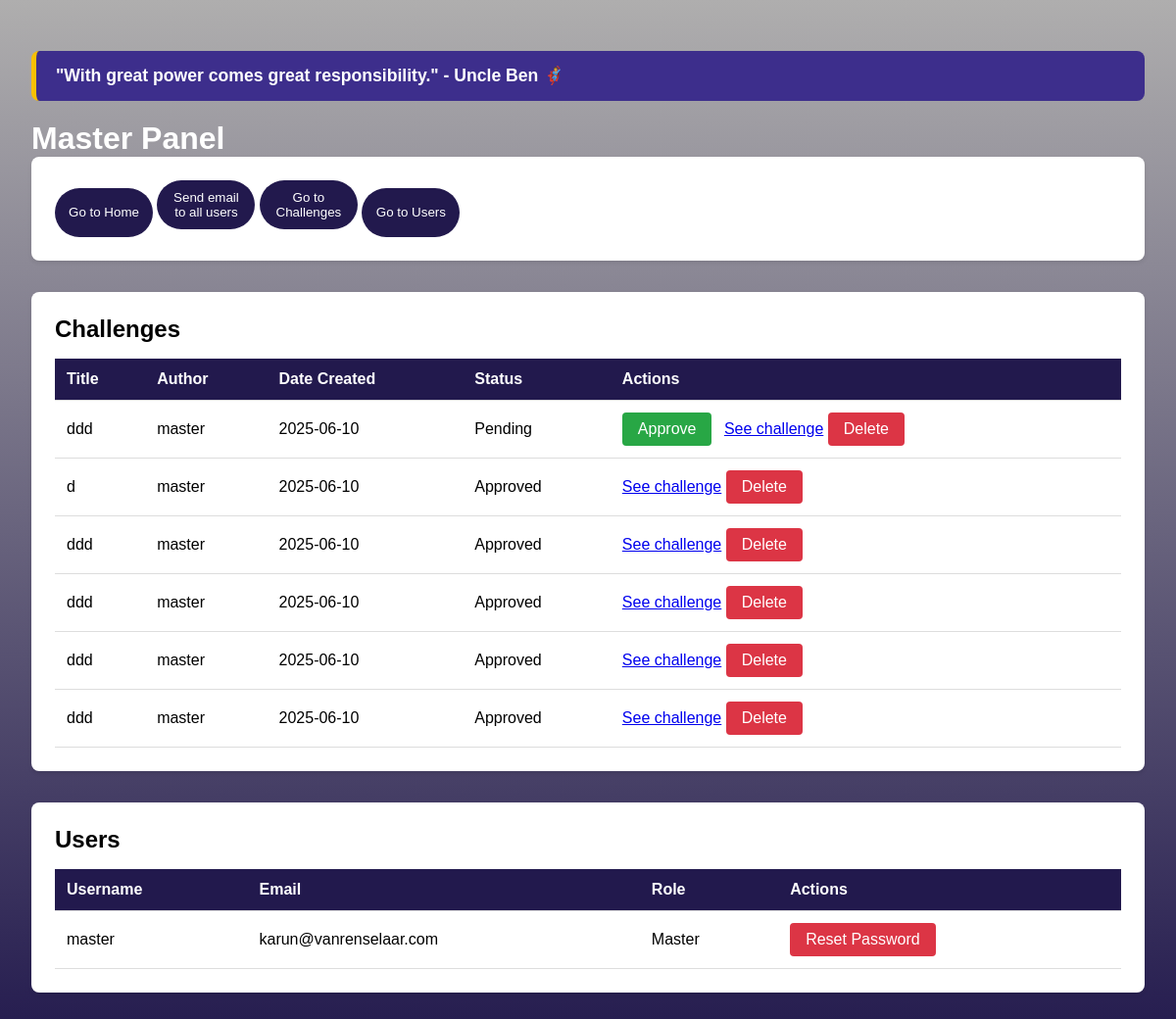
Page /admin (signed in) on the earlier database version.
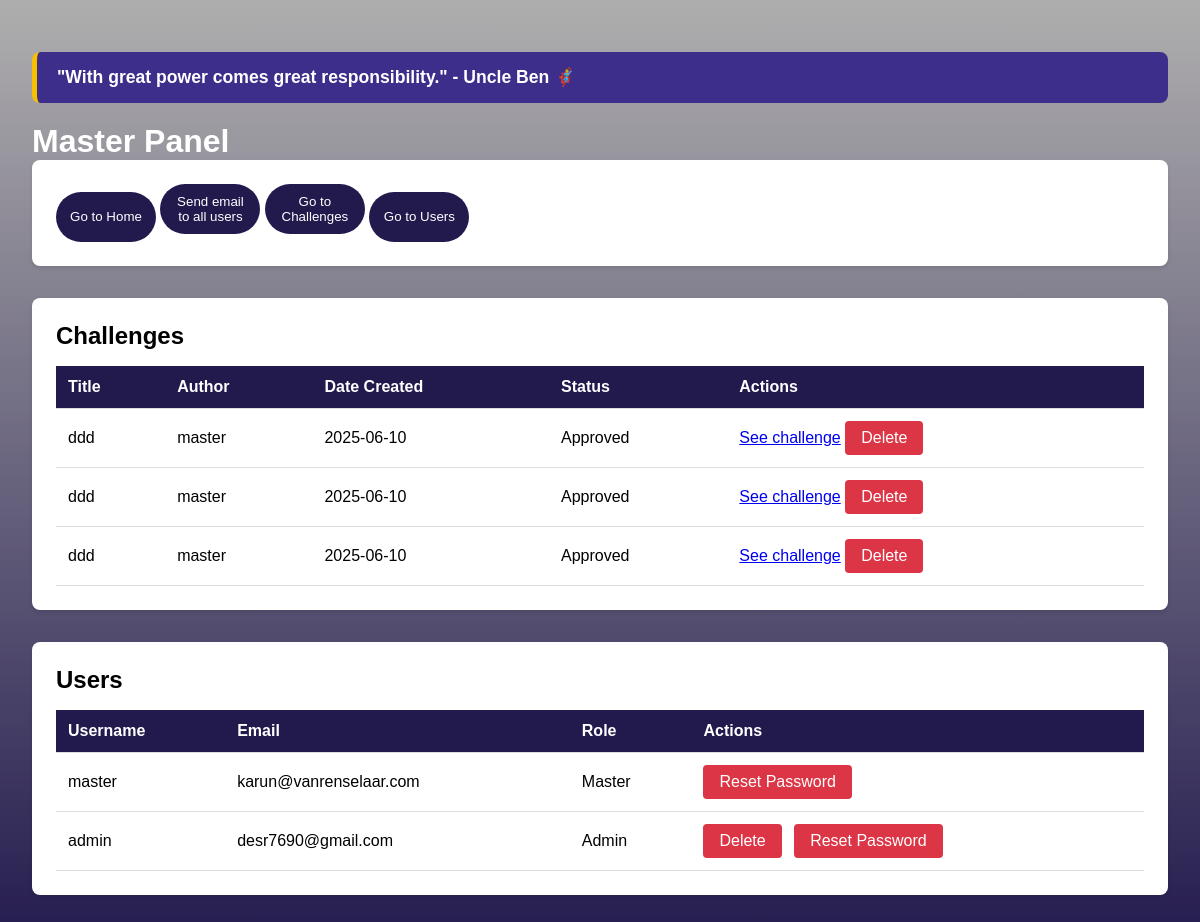
Same page on the later database version.
### models.py (models this page shows, shortened)
class Todo(db.Model):
    id = db.Column(db.Integer, primary_key=True)
    date_created = db.Column(db.DateTime(timezone=True), default=lambda: datetime.now(timezone.utc))
    likes = db.Column(db.Integer, default=0)
    name = db.Column(db.String(100), nullable=False)
    title = db.Column(db.String(100), nullable=False)
    main_question = db.Column(db.String(200), nullable=False)
    sub_questions = db.Column(db.String(500), nullable=False)
    description = db.Column(db.Text, nullable=False)
    end_product = db.Column(db.Text, nullable=False)
    category = db.Column(db.String(50), nullable=False)
    image = db.Column(db.String(100), nullable=True)
    approved = db.Column(db.Boolean, default=False)
    author_id = db.Column(db.Integer, db.ForeignKey('user.id'), nullable=False)

class User(UserMixin, db.Model):
    id = db.Column(db.Integer, primary_key=True)
    username = db.Column(db.String(80), unique=True, nullable=False)
    email = db.Column(db.String(120), unique=True, nullable=False)
    password_hash = db.Column(db.String(128))
    is_admin = db.Column(db.Boolean, default=False)
    is_master = db.Column(db.Boolean, default=False)
    challenges = db.relationship('Todo', backref='author', lazy=True, cascade='all, delete-orphan')
    reset_token = db.Column(db.String(128), nullable=True)
    reset_token_expiration = db.Column(db.DateTime(timezone=True), nullable=True)

### app.py (the view, shortened to what this page needs)
@app.route('/admin')
@login_required
def admin():
    if current_user.is_master or current_user.is_admin:
        challenges = Todo.query.all()
        users = User.query.all()
        return render_template('admin.html', challenges=challenges, users=users)

### app.py (called while the page is built)
@login_manager.user_loader
def load_user(user_id):
    return User.query.get(int(user_id))

### templates/admin.html (shortened to what this page needs)
{% extends 'base.html' %} {% block head %} {{ super() }}
<link
  rel="stylesheet"
  href="{{ url_for('static', filename='css/admin.css') }}"
/>
{% endblock %} {% block body %}
<div class="admin-container">
  {% if current_user.is_authenticated and (current_user.is_admin or current_user.is_master) %}
  <div class="admin-message">
    <p>"With great power comes great responsibility." - Uncle Ben 🦸‍♂️</p>
  </div>
  {% endif %}
  {% if current_user.is_master %}
  <h1>Master Panel</h1>
  {% endif %}
  <div class="section">
  <button class="btn">
    <a href="{{ url_for('index') }}">Go to Home</a>
  </button>
  <button class="btn">
    <a href="{{url_for('admin_email')}}">Send email to all users</a>
  </button>
  <button class="btn" onclick="scrollToElement('challenge-section')">Go to Challenges</button>
  <button class="btn" onclick="scrollToElement('users-section')">Go to Users</button>
  </div>
  <div class="section" id="challenge-section">
    <h2>Challenges</h2>
    <table>
      <thead>
        <tr>
          <th>Title</th>
          <th>Author</th>
          <th>Date Created</th>
          <th>Status</th>
          <th>Actions</th>
        </tr>
      </thead>
      <tbody>
        {% for challenge in challenges %}
        <tr>
          <td>{{ challenge.title }}</td>
          <td>{{ challenge.author.username }}</td>
          <td>{{ challenge.date_created.strftime('%Y-%m-%d') }}</td>
          <td>
            {% if challenge.approved %}Approved{% else %}Pending{% endif %}
          </td>
          <td>
            {% if not challenge.approved %}
            <a
              href="{{ url_for('approve_challenge', id=challenge.id) }}"
              class="action-button approve-button"
              >Approve</a
            >
            {% endif %}
            <a href="{{ url_for('fullcard', id=challenge.id) }}"
              >See challenge</a
            >
            <a
              href="{{ url_for('delete_challenge', id=challenge.id) }}"
              class="action-button delete-button"
              onclick="return confirm('Are you sure you want to delete this challenge?')"
              >Delete</a
            >
          </td>
        </tr>
        {% endfor %}
      </tbody>
    </table>
  </div>
  <div class="section">
    <h2>Users</h2>
    <table>
      <thead>
        <tr>
          <th>Username</th>
          <th>Email</th>
          <th>Role</th>
          <th>Actions</th>
        </tr>
      </thead>
      <tbody>
        {% for user in users %}
        <tr>
          <td>{{ user.username }}</td>
          <td>{{ user.email }}</td>
          <td>
            {% if user.is_master %} Master {% elif user.is_admin %} Admin {%
            else %} User {% endif %}
          </td>
          {% if current_user.is_admin or current_user.is_master %}
          <td>
            {% if current_user.is_master %}
            {% if not user.is_master %}
            <a
              href="{{ url_for('delete_user', id=user.id) }}"
              class="action-button delete-button"
              onclick="return confirm('Are you sure you want to delete this user?')"
            >
              Delete
            </a>
            {% endif %}
            <a
              href="{{ url_for('reset_user_password', id=user.id) }}"
              class="action-button delete-button"
              onclick="return confirm('Are you sure you want to reset this user\'s password?')"
            >
              Reset Password
            </a>
            </td>
            {% endif %}
          {% endif %}
        </tr>
        {% endfor %}
      </tbody>
    </table>
  </div>
</div>
{% endblock %}

### templates/base.html (shortened to what this page needs)
<!DOCTYPE html>
<html lang="en">
  <head>
    {% block head %}
    <link
      rel="stylesheet"
      href="{{url_for('static', filename='css/base.css') }}"
    />
    <link
      rel="stylesheet"
      href="{{url_for('static', filename='css/main.css') }}"
    />
    {% endblock %}
  </head>
  <body>
    {% block body %}{% endblock %}
  </body>
</html>

### static/css/base.css (style rules this page uses)
:root { --color-primary: #4c2178; --color-secondary: #383838; --color-accent: #d42b87; --color-background: #22194d; --color-text: #010101; }
body { background-color: var(--color-background); color: var(--color-text); }
* { box-sizing: border-box; margin: 0; padding: 0; }

### static/css/main.css (style rules this page uses)
body { margin: 0; font-family: sans-serif; }

### static/css/admin.css (style rules this page uses)
body { background: fixed linear-gradient(#afaeae, #22194d); }
.admin-container { padding: 2rem; max-width: 1300px; margin: 0 auto; }
.btn { border: none; text-decoration: none; background: #22194d; height: 50px; width: 100px; border-radius: 50px; cursor: pointer; color: white; padding: 10px; }
.btn a { height: 50px; width: 100px; word-wrap: break-word; word-break: normal; text-decoration: none; max-width: 100px; color: white; }
h1 { color: white; }
.admin-message { background-color: #3d2e8c; color: #fff; padding: 15px 20px; border-left: 5px solid #f9c000; margin: 20px 0; font-weight: bold; border-radius: 8px; font-size: 1.1rem; opacity: 0; transform: translateY(-10vh); animation: fadeSlideIn 2s ease-out forwards; width: 100%; justify-content: center; }
.section { background: white; padding: 1.5rem; border-radius: 8px; margin-bottom: 2rem; box-shadow: 0 2px 4px rgba(0, 0, 0, 0.1); }
table { width: 100%; border-collapse: collapse; margin-top: 1rem; }
th, td { padding: 0.75rem; text-align: left; border-bottom: 1px solid #ddd; }
th { background-color: #22194d; color: white; }
.action-button { padding: 0.5rem 1rem; border-radius: 4px; text-decoration: none; color: white; margin-right: 0.5rem; display: inline-block; }
.delete-button { background-color: #dc3545; }

Differences in the rows shown:
removed Todo: title "ddd", author.username "master", date_created "2025-06-10", approved "Pending"
removed Todo: title "d", author.username "master", date_created "2025-06-10", approved "Approved"
removed Todo: title "ddd", author.username "master", date_created "2025-06-10", approved "Approved"
added User: username "admin", email "desr7690@gmail.com", is_master "Admin"
